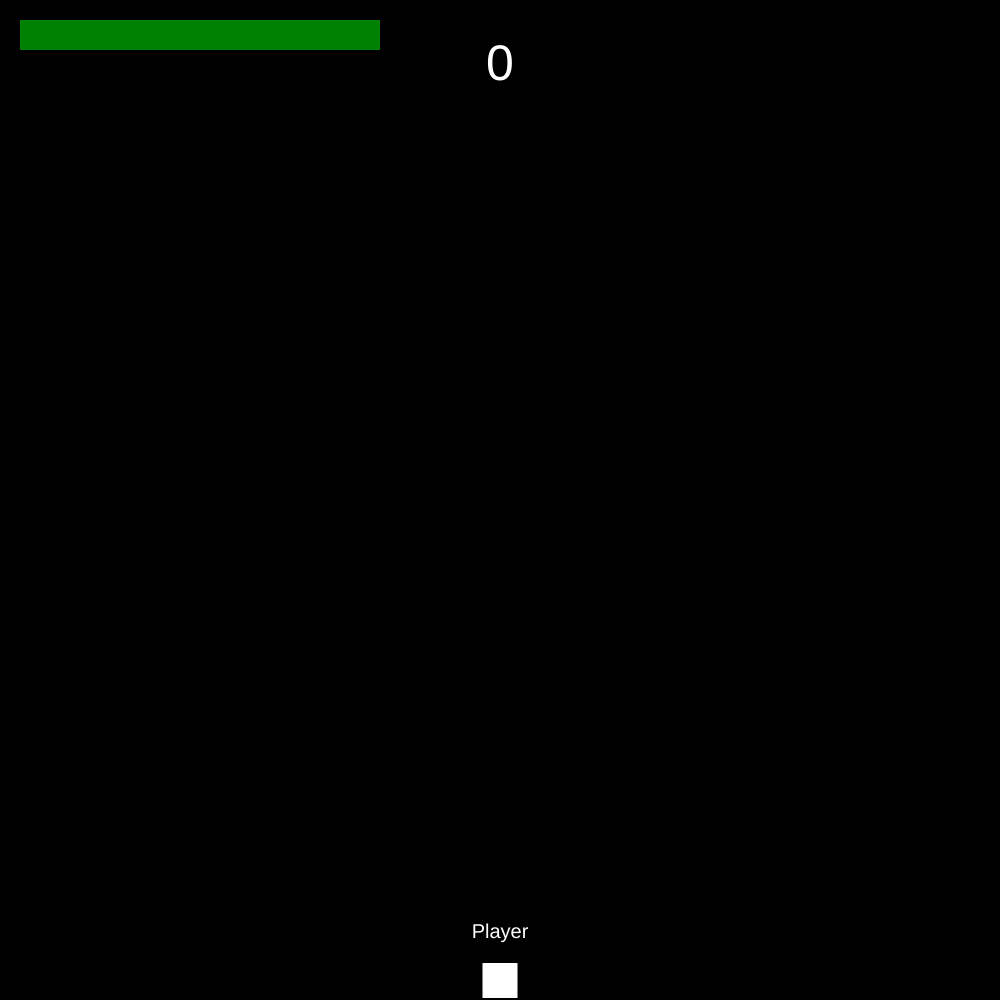
Frame 1 (no input)
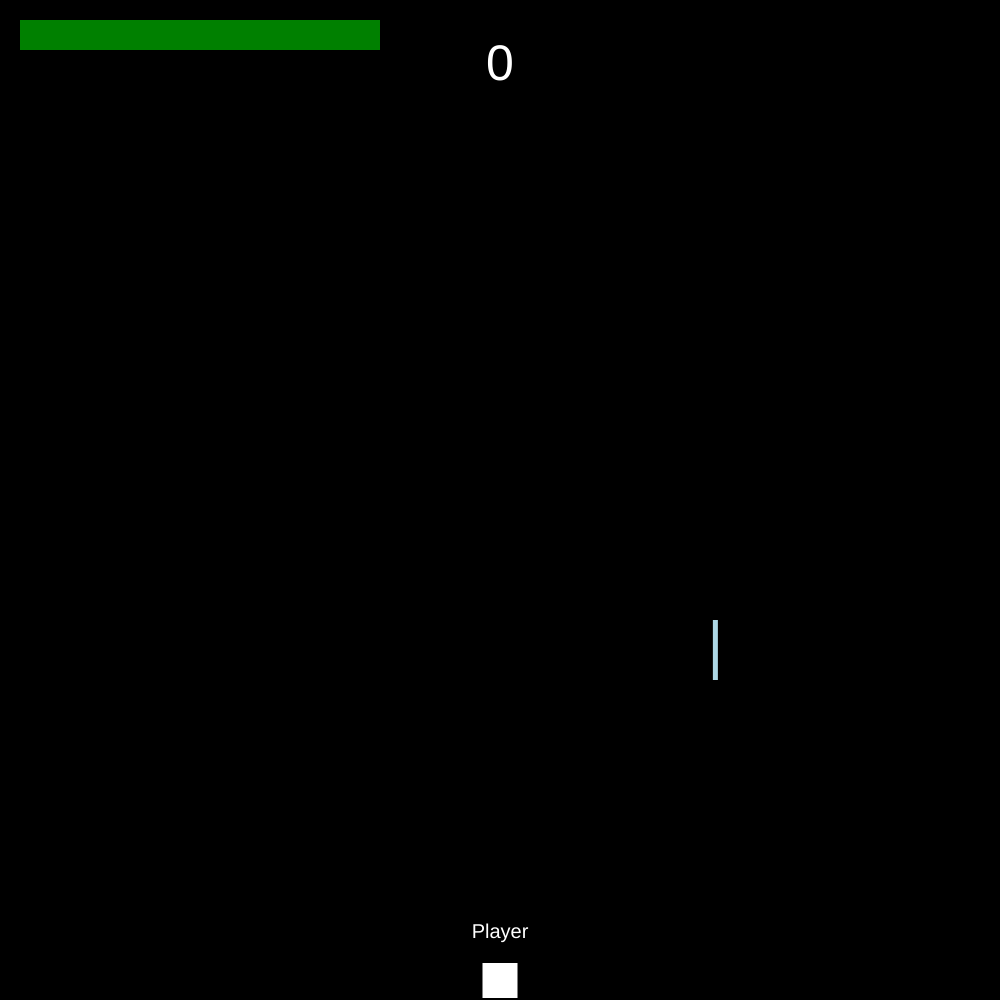
Frame 60 (no input)
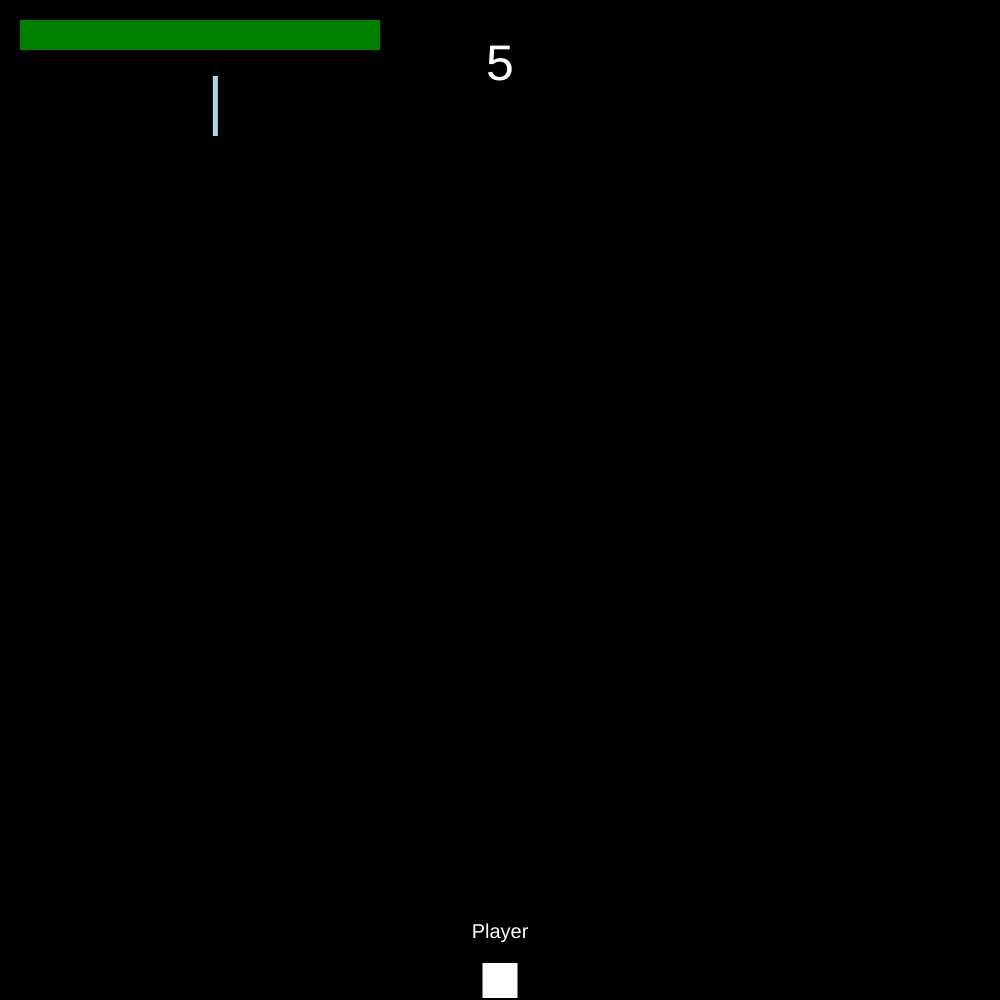
Frame 120 (the mouse pressed at the canvas centre since frame 60)

The p5.js sketch that drew these frames (run headless with seeded random() and noise() and a simulated clock; from frame 60 on, the mouse is pressed at the canvas centre):

// p5.js sketch
// ── sketch.js
var Rain = [];
var score;
let a=0;
function setup(){
  if(windowWidth>windowHeight){
    createCanvas(windowHeight, windowHeight);
  }
  else{
    createCanvas(windowWidth, windowWidth);
  }
  background(255,255,255);
  score=new Score();
  box=new Player();
  box.setStart();
  noStroke();
  Rain.push(new ql);
}

function sleep(ms){
  return new Promise((resolve) => {
    setTimeout(resolve, ms);
  })}

async function gameset(){
  for(let i=0;i<20;i++){
    noStroke();
    fill('#00000018');
    rect(0, 0, width, height);
    await sleep(20);
  }
  await sleep(1000);
  fill('#ffcccc');
  textSize(70);
  text('Game over', width/2, height/5*1);
  await sleep(1000);
  textSize(50);
  text('점수'+score.count+'점', width/2, height/5*2);
  await sleep(1000);
  if(score.count>=5000){
    text('축하합니다', width/2, height/5*3);
    await sleep(1000);
    textSize(30);
    text('이 화면을 저희에게 보여주세요!', width/2, height/5*4);
  }
}

function draw(){
  background(0,0,0);
  box.render();
  score.render();
  for(var j = 0;j<Rain.length;j++){
    Rain[j].render();
  }
 
  if(frameCount%241==0){
    addRain();
  }
  if(frameCount%477==0){
    addRain();
  }
}
function addRain(){
  for(var i = 0;i <1;i++){
    Rain.push(new ql);
   
  }
}

class Player{
  constructor(){
    this.x=0;
    this.y=0;
    this.size=35;
    this.speed=10;
    this.hp=120;
    }
  
  render(){
    this.health();
    this.update();
    fill(255,255,255);
    textSize(20);
    textAlign(CENTER);
    text("Player",this.x+this.size/2,this.y-this.size+10);
    rect(this.x,this.y,this.size,this.size);
  }
  update(){
    this.controller();
    if(this.x > width-this.size){
      this.x=width-this.size;
    }else if(this.x<0){
        this.x=0;
    }
  }
  controller(){
    if(windowWidth>windowHeight){
      if(keyIsDown(LEFT_ARROW)){
           this.x-=this.speed;
      } 
      if(keyIsDown(RIGHT_ARROW)){
        this.x+=this.speed;
      }
    }
    else{
      if(keyIsDown(LEFT_ARROW)){
           this.x-=this.speed;
      } 
      if(keyIsDown(RIGHT_ARROW)){
        this.x+=this.speed;
      }
      if(mouseIsPressed&&pmouseX>mouseX){
           this.x+=mouseX-pmouseX;
      }
      if(mouseIsPressed&&pmouseX<mouseX){
           this.x+=mouseX-pmouseX;
      }
    }
  }
  setStart(){
    this.x=width/2-this.size/2;
    this.y=height-this.size-2;
  }
  health(){
    fill('green');
    rect(20,20,this.hp * 3, 30);
  }
}
class Score{
  constructor(){
    this.count=0;
    
  }
  render(){
    fill(255,255,255);
    textSize(50);
    textAlign(CENTER);
    text(this.count,width/2,80);
    
    if(box.hp <= 0){
      noLoop();
      gameset();
      push();
      

}
}
}
class ql{
    constructor(){
        this.x = random(20 , width -10);
        this.y = -100;
        this.w = 5;
        this.h = 60;
        this.m = this.h / this.w;
    }
    render(){
        this.update();
        fill('lightblue');
        rect(this.x, this.y, this.w, this.h);
    }
    update(){
        this.y += this.m;
 
        if(this.y > height + this.h){
            this.x = random(10 , width -10);
            this.y = -200;
        }
 
        if(box.y < this.y + this.h + 10 ){
            if(box.hp != 0){
                if(box.x < this.x && box.x + box.size > this.x + this.w){
                    this.stop();
                    score.count -= 5;
                }else{
                    if(this.y > height){
                    score.count += 1;
                    }
                }
            }
        }
    }
    stop(){
        this.x = random(10 , width -10);
        this.y = -100;
        box.hp -= 23;
    }
}
